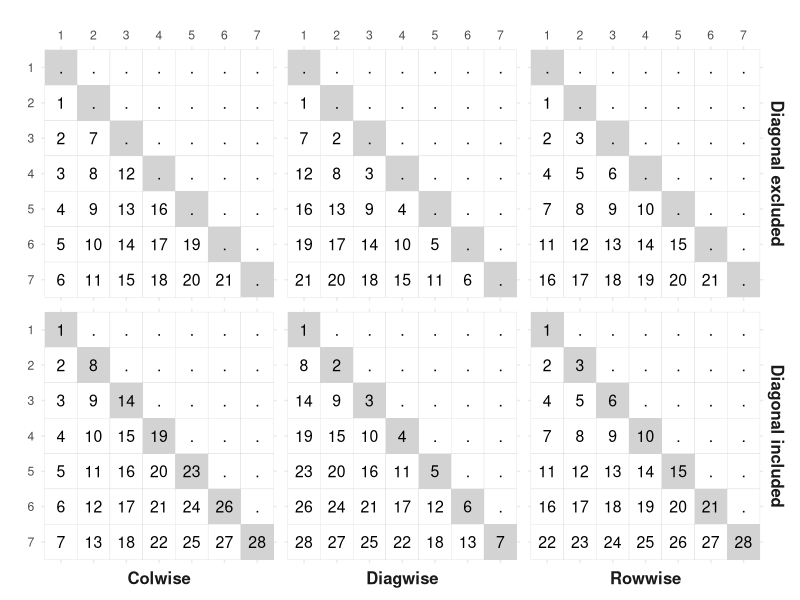

Here is the R script that generated this plot:
## ---- chunk 1
# knitr::opts_chunk$set(echo = TRUE)
# rmarkdown::render("2021-01-17-index_to_lower_triangular_subscripts.Rmd")
## ---- chunk 2
# diagonal included
index_to_i_j_rowwise_diag <- function(k, n) {
  p  <- (sqrt(1 + 8 * k) - 1) / 2
  i0 <- floor(p)
  if (i0 == p) {
    return(c(i0, i0)) # (i, j)
  } else {
    i <- i0 + 1
    j <- k - i0 * (i0 + 1) / 2
    c(i, j)
  }
}

# diagonal excluded
index_to_i_j_rowwise_nodiag <- function(k, n) {
  kp <- k - 1
  p  <- floor((sqrt(1 + 8 * kp) - 1) / 2)
  i  <- p + 2
  j  <- kp - p * (p + 1) / 2 + 1
  c(i, j)
}
## ---- chunk 3
# diagonal included
index_to_i_j_colwise_diag <- function(k, n) {
  kp <- n * (n + 1) / 2 - k
  p  <- floor((sqrt(1 + 8 * kp) - 1) / 2)
  i  <- n - (kp - p * (p + 1) / 2)
  j  <- n - p
  c(i, j)
}

# diagonal excluded
index_to_i_j_colwise_nodiag <- function(k, n) {
  kp <- n * (n - 1) / 2 - k
  p  <- floor((sqrt(1 + 8 * kp) - 1) / 2)
  i  <- n - (kp - p * (p + 1) / 2)
  j  <- n - 1 - p
  c(i, j)
}
## ---- chunk 4
# diagonal included
index_to_i_j_diagwise_diag <- function(k, n) {
  kp <- n * (n + 1) / 2 - k
  p  <- floor((sqrt(1 + 8 * kp) - 1) / 2)
  i  <- n - (kp - p * (p + 1) / 2)
  j  <- i + 1 - (n - p)
  c(i, j)
}

# diagonal excluded
index_to_i_j_diagwise_nodiag <- function(k, n) {
  kp <- n * (n - 1) / 2 - k
  p  <- floor((sqrt(1 + 8 * kp) - 1) / 2)
  i  <- n - (kp - p * (p + 1) / 2)
  j  <- i - (n - 1 - p)
  c(i, j)
}
## ---- chunk 5
index_to_i_j <- function(k, n,
                         direction = c("diagwise", "colwise", "rowwise"),
                         diagonal = FALSE) {
  
  direction <- match.arg(direction)
  
  if (diagonal) {
    switch(direction,
           diagwise = index_to_i_j_diagwise_diag(k, n),
           colwise  = index_to_i_j_colwise_diag(k, n),
           rowwise  = index_to_i_j_rowwise_diag(k, n))
  } else {
    switch(direction,
           diagwise = index_to_i_j_diagwise_nodiag(k, n),
           colwise  = index_to_i_j_colwise_nodiag(k, n),
           rowwise  = index_to_i_j_rowwise_nodiag(k, n))
  }
}
## ---- chunk 6
index_to_i_j(3, 7) # get i and j for the 3rd element in a matrix of size 7
index_to_i_j(3, 7, "colwise")
index_to_i_j(3, 7, "rowwise")
index_to_i_j(3, 7, "diagwise", TRUE)
index_to_i_j(3, 7, "colwise", TRUE)
index_to_i_j(3, 7, "rowwise", TRUE)
## ---- chunk 7
res <- list() # used to store the results (for each direction*diagonal)
z   <- 1      # counter used in the loops
n   <- 7      # size of the matrix

for (direction in c("Diagwise", "Colwise", "Rowwise")) {
  for (diagonal in c(FALSE, TRUE)) {
    # compute the number of elements
    if (diagonal) {
      K <- n * (n + 1) / 2
    } else {
      K <- n * (n - 1) / 2
    }
    # run index_to_i_j for each k
    ij <- lapply(1:K, function(x) {
      index_to_i_j(x, n, tolower(direction), diagonal)
    })
    ij       <- do.call(rbind, ij)
    # create a full square matrix with dots (".") and replace lower triangle
    mat      <- matrix(".", nrow = n, ncol = n)
    mat[ij]  <- 1:K
    # format to data.frame
    row_col  <- expand.grid(1:n, 1:n)
    diagonal <- ifelse(diagonal, "Diagonal included", "Diagonal excluded")
    res[[z]] <- data.frame(row_col, as.vector(mat), direction, diagonal)
    z <- z + 1
  }
}

# combine and format the results (using base R)
res <- do.call(rbind, res)
colnames(res)[1:3] <- c("i", "j", "k")
res$i <- factor(res$i, levels = n:1)
res$j <- factor(res$j, levels = 1:n)

library(ggplot2) # plot the results

p <- ggplot(data = res,
            aes(x = j,
                y = i)) +
  geom_tile(aes(fill = (i == j)),
            colour = "lightgray",
            show.legend = FALSE) +
  geom_text(aes(label = k),
            size = 4) +
  scale_fill_manual(values = c("white", "lightgray")) +
  scale_x_discrete(position = "top") +
  facet_grid(rows = vars(diagonal),
             cols = vars(direction),
             switch = "x") +
  theme_minimal() +
  theme(strip.text = element_text(face = "bold", size = 12)) +
  xlab("") +
  ylab("")
p
## ---- chunk 8
sessionInfo()
